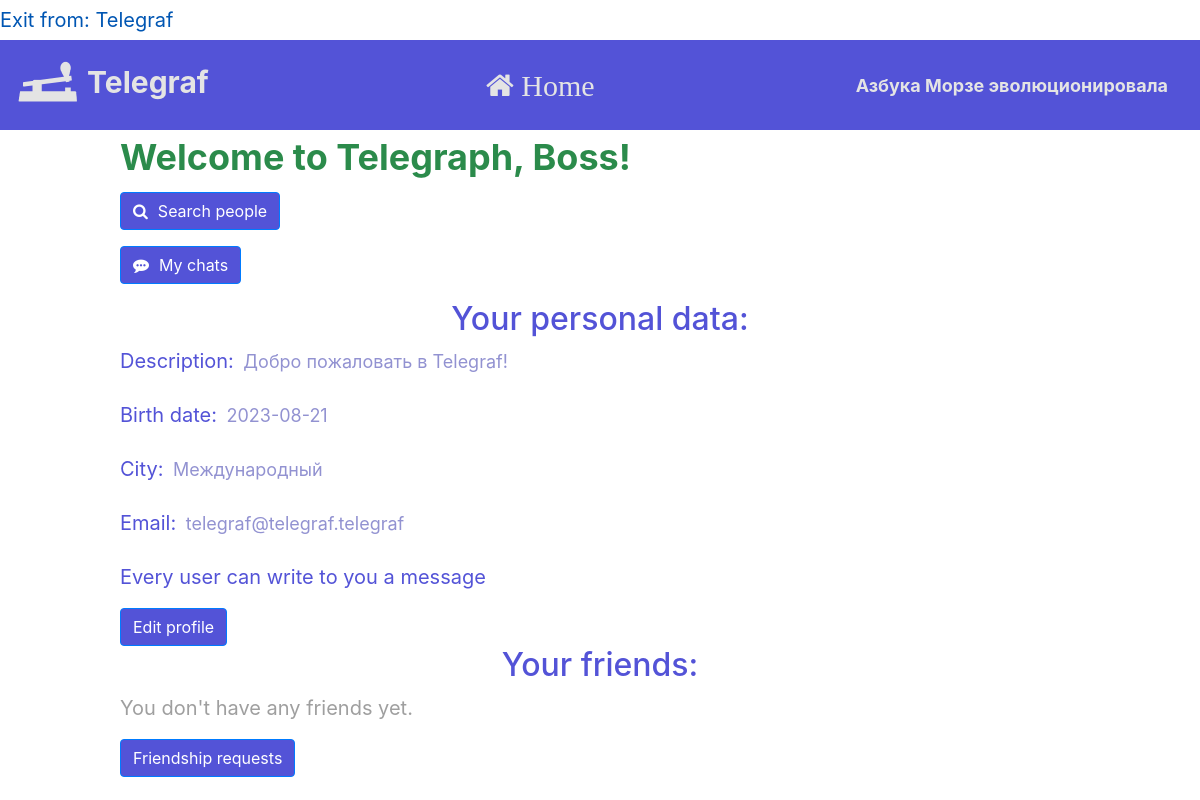
The page /main (signed in) on the database as committed earlier.
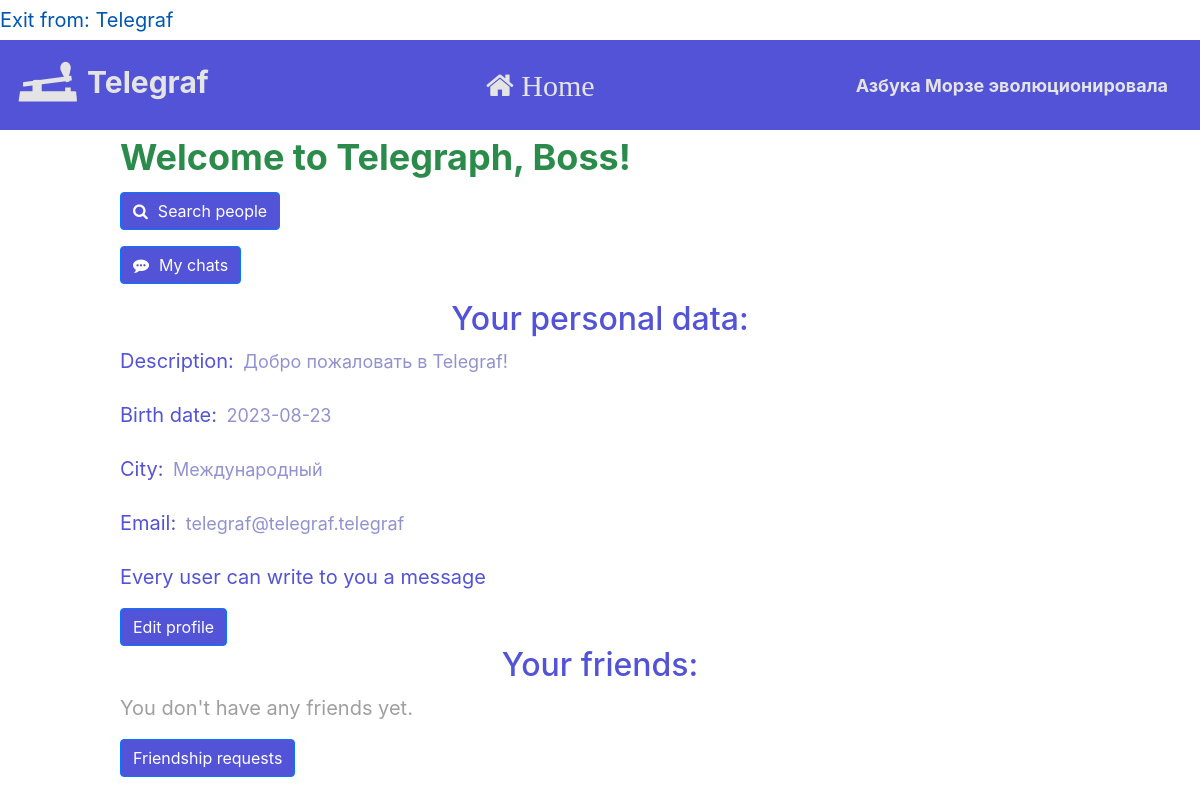
The same page on the database as committed later.
### data/users.py (models this page shows, shortened)
class User(SqlAlchemyBase, UserMixin, SerializerMixin):
    __tablename__ = 'users'
    id = sqlalchemy.Column(sqlalchemy.Integer,
                           primary_key=True, autoincrement=True)
    username = sqlalchemy.Column(sqlalchemy.String)
    bdate = sqlalchemy.Column(sqlalchemy.Date)
    descript = sqlalchemy.Column(sqlalchemy.String)
    friends = sqlalchemy.Column(sqlalchemy.String, default='')
    city = sqlalchemy.Column(sqlalchemy.String)
    email = sqlalchemy.Column(sqlalchemy.String, unique=True)
    last_online = sqlalchemy.Column(sqlalchemy.DateTime,
                                    default=datetime.datetime.now())
    free_chat = sqlalchemy.Column(sqlalchemy.Boolean)
    hashed_password = sqlalchemy.Column(sqlalchemy.String, nullable=True)
    is_verified = sqlalchemy.Column(sqlalchemy.Boolean, default=False)
    is_blocked = sqlalchemy.Column(sqlalchemy.Boolean, default=False)
    block_reason = sqlalchemy.Column(sqlalchemy.String)

### api/index.py (the view)
@app.route('/', methods=['GET', 'POST'])
@app.route('/main', methods=['GET', 'POST'])
def main_page():
    if not current_user.is_authenticated or current_user.is_blocked:
        return redirect('/login')
    db_sess = db_session.create_session()
    current_user.last_online = datetime.datetime.now()
    db_sess.merge(current_user)
    db_sess.commit()
    friends = []
    ids = current_user.friends.split(', ')
    if '' in ids:
        ids.remove('')
    for friend_id in map(int, ids):
        friend = db_sess.query(User).filter(User.id == friend_id).first()
        if friend is not None:
            friends.append(friend)
    agent = request.headers.get('User-Agent')
    is_mobile = ('iphone' or 'android' or 'blackberry') in agent.lower()
    return render_template('main_page.html', is_mobile=is_mobile, title=f'Главная', friends=friends);

### api/index.py (called while the page is built)
@login_manager.user_loader
def load_user(user_id):
    db_sess = db_session.create_session()
    return db_sess.query(User).get(user_id)

### data/db_session.py (called while the page is built)
def create_session() -> Session:
    global __factory
    return __factory()

### static/templates/main_page.html (shortened to what this page needs)
{% extends "base.html" %}
{% block content %}
<form action="" method="post">
    {% if current_user.id == 1 %}
    <label style="font-size: 36px; font-weight: bold; color: #2b8b4b">Welcome to Telegraph, Boss!</label>
    {% else %}
    <label style="font-size: 36px; font-weight: bold;">Welcome to Telegraph, <label style="font-size: 36px; font-weight: bold; color: #5353d7;">{{ current_user.username }}</label>!</label>
    {% endif %}
    <p><a class="btn btn-primary" href="/search" style="background-color: #5353d7"><span class="fa fa-search" style="margin-right: 10px"></span>Search people</a></p>
    <p><a class="btn btn-primary" href="/my_chats" style="background-color: #5353d7"><span class="fa fa-commenting" style="margin-right: 10px"></span>My chats</a></p>
    <h2 style="color: #5353d7; text-align: center;">Your personal data:</h2>
    <label style="font-size: 20px; color: #5353d7">Description:</label>
    <label style="font-size: 18px; color: #9292d1; margin-left: 5px;">{{ current_user.descript }}</label>
    <label style="font-size: 20px; color: #5353d7">Birth date:</label>
    <label style="font-size: 18px; color: #9292d1; margin-left: 5px;">{{ current_user.bdate }}</label>
    <label style="font-size: 20px; color: #5353d7">City:</label>
    <label style="font-size: 18px; color: #9292d1; margin-left: 5px;">{{ current_user.city }}</label>
    <label style="font-size: 20px; color: #5353d7">Email:</label>
    <label style="font-size: 18px; color: #9292d1; margin-left: 5px;">{{ current_user.email }}</label>
    {% if current_user.free_chat %}
    <p style="font-size: 20px; color: #5353d7">Every user can write to you a message</p>
    {% else %}
    <p style="font-size: 20px; color: #5353d7">Only your friends can write to you a message</p>
    {% endif %}
    <a class="btn btn-primary" href="/edit_profile" style="background-color: #5353d7">Edit profile</a>
    <h2 style="color: #5353d7; text-align: center;">Your friends:</h2>
    {% if friends == [] %}
    <p style="font-size: 20px; color: #9f9f9f">You don't have any friends yet.</p>
    {% endif %}
    <a class="btn btn-primary" href="/my_requests" style="background-color: #5353d7">Friendship requests</a>
</form>
{% endblock %}

### static/templates/base.html (shortened to what this page needs)
<!doctype html>
<html lang="en">
<head>
    <link rel="stylesheet"
          href="https://stackpath.bootstrapcdn.com/bootstrap/4.4.1/css/bootstrap.min.css"
>
    <link rel="stylesheet" href="https://maxcdn.bootstrapcdn.com/font-awesome/4.5.0/css/font-awesome.min.css">
</head>
<body>
    <nav>
        {% if current_user.is_authenticated %}
        <a class="navbar-brand" href="/logout">Exit from: {{ current_user.username }}</a>
        {% else %}
        <p>
            <a class="btn btn-primary " href="/register">Зарегистрироваться</a>
            <a class="btn btn-success" href="/login">Войти</a>
        </p>
        {% endif %}
    </nav>
    <header>
        <nav class="navbar navbar-light mainbar">
            {% if is_mobile %}
            <a class="navbar-brand" style="font-size: 30px; color: #e4e4e4; font-weight: bold;" href="#"><img src="{{url_for('static', filename='images/t2.png')}}" height="64" width="64">  Telegraf</a>
            <a style="font-size: 30px; color: #e4e4e4; font-weight: bold;" href="/"><i class="fa fa-home" aria-hidden="true"></i></a>
            {% else %}
            <a class="navbar-brand" style="font-size: 30px; color: #e4e4e4; font-weight: bold;" href="#"><img src="{{url_for('static', filename='images/t2.png')}}" height="64" width="64">  Telegraf</a>
            <a style="font-size: 30px; color: #e4e4e4; font-weight: bold;" href="/"><i class="fa fa-home" aria-hidden="true"> Home</i></a>
            <a class="navbar-brand" style="font-size: 18px; color: #e4e4e4; font-weight: bold;" href="#">Азбука Морзе эволюционировала</a>
            {% endif %}
        </nav>
    </header>
    <main role="main" class="my-container">
        {% block content %}{% endblock %}
    </main>
</body>
</html>

Rows that differ between the two databases and show on the page:
changed User "Telegraf": bdate "2023-08-21" → "2023-08-23"
